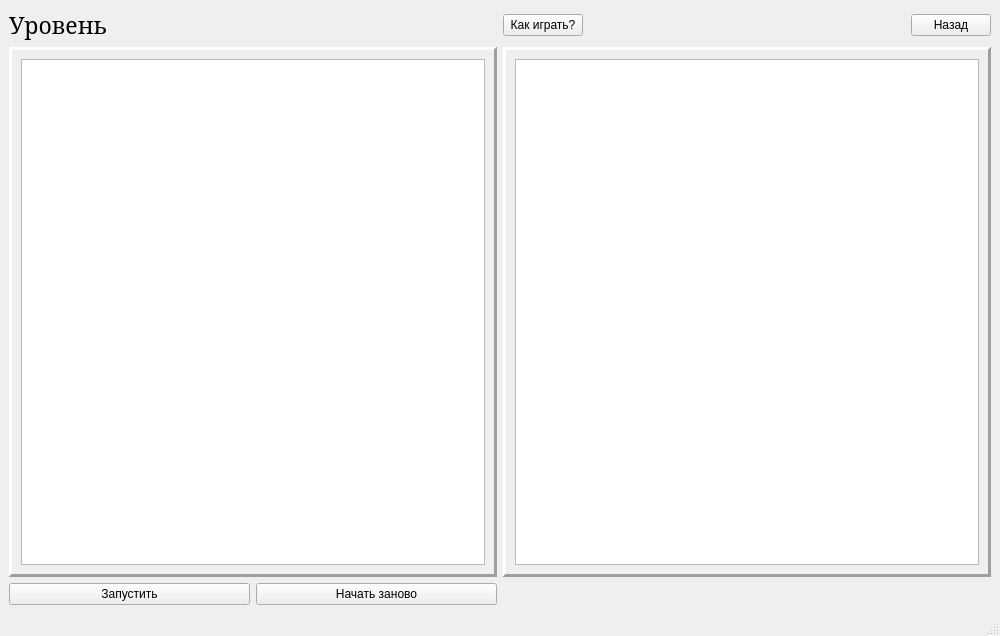
<?xml version="1.0" encoding="UTF-8"?>
<ui version="4.0">
 <class>gamewindow</class>
 <widget class="QMainWindow" name="gamewindow">
  <property name="geometry">
   <rect>
    <x>0</x>
    <y>0</y>
    <width>1000</width>
    <height>636</height>
   </rect>
  </property>
  <property name="minimumSize">
   <size>
    <width>800</width>
    <height>600</height>
   </size>
  </property>
  <property name="windowTitle">
   <string>MainWindow</string>
  </property>
  <widget class="QWidget" name="centralwidget">
   <property name="layoutDirection">
    <enum>Qt::LeftToRight</enum>
   </property>
   <layout class="QGridLayout" name="gridLayout_3">
    <item row="1" column="0">
     <widget class="QFrame" name="frame">
      <property name="minimumSize">
       <size>
        <width>450</width>
        <height>450</height>
       </size>
      </property>
      <property name="frameShape">
       <enum>QFrame::Panel</enum>
      </property>
      <property name="frameShadow">
       <enum>QFrame::Raised</enum>
      </property>
      <property name="lineWidth">
       <number>3</number>
      </property>
      <layout class="QGridLayout" name="gridLayout">
       <item row="1" column="0">
        <widget class="QGraphicsView" name="graphicsView">
         <property name="minimumSize">
          <size>
           <width>430</width>
           <height>430</height>
          </size>
         </property>
         <property name="focusPolicy">
          <enum>Qt::NoFocus</enum>
         </property>
         <property name="backgroundBrush">
          <brush brushstyle="SolidPattern">
           <color alpha="255">
            <red>0</red>
            <green>0</green>
            <blue>0</blue>
           </color>
          </brush>
         </property>
        </widget>
       </item>
      </layout>
     </widget>
    </item>
    <item row="2" column="0">
     <layout class="QHBoxLayout" name="horizontalLayout">
      <item>
       <widget class="QPushButton" name="Play">
        <property name="focusPolicy">
         <enum>Qt::NoFocus</enum>
        </property>
        <property name="text">
         <string>Запустить</string>
        </property>
       </widget>
      </item>
      <item>
       <widget class="QPushButton" name="Restart">
        <property name="focusPolicy">
         <enum>Qt::NoFocus</enum>
        </property>
        <property name="text">
         <string>Начать заново</string>
        </property>
       </widget>
      </item>
     </layout>
    </item>
    <item row="1" column="1">
     <widget class="QFrame" name="frame_2">
      <property name="minimumSize">
       <size>
        <width>284</width>
        <height>450</height>
       </size>
      </property>
      <property name="frameShape">
       <enum>QFrame::Panel</enum>
      </property>
      <property name="frameShadow">
       <enum>QFrame::Raised</enum>
      </property>
      <property name="lineWidth">
       <number>3</number>
      </property>
      <layout class="QGridLayout" name="gridLayout_2">
       <item row="0" column="0">
        <widget class="QGraphicsView" name="commands">
         <property name="focusPolicy">
          <enum>Qt::NoFocus</enum>
         </property>
         <property name="verticalScrollBarPolicy">
          <enum>Qt::ScrollBarAlwaysOff</enum>
         </property>
         <property name="horizontalScrollBarPolicy">
          <enum>Qt::ScrollBarAlwaysOff</enum>
         </property>
         <property name="renderHints">
          <set>QPainter::Antialiasing</set>
         </property>
        </widget>
       </item>
      </layout>
     </widget>
    </item>
    <item row="0" column="0">
     <widget class="QLabel" name="LevelName">
      <property name="font">
       <font>
        <family>Cambria</family>
        <pointsize>17</pointsize>
       </font>
      </property>
      <property name="text">
       <string>Уровень</string>
      </property>
     </widget>
    </item>
    <item row="0" column="1">
     <layout class="QHBoxLayout" name="horizontalLayout_3">
      <item>
       <widget class="QPushButton" name="question">
        <property name="sizePolicy">
         <sizepolicy hsizetype="Maximum" vsizetype="Fixed">
          <horstretch>0</horstretch>
          <verstretch>0</verstretch>
         </sizepolicy>
        </property>
        <property name="focusPolicy">
         <enum>Qt::NoFocus</enum>
        </property>
        <property name="text">
         <string>Как играть?</string>
        </property>
       </widget>
      </item>
      <item>
       <spacer name="horizontalSpacer">
        <property name="orientation">
         <enum>Qt::Horizontal</enum>
        </property>
        <property name="sizeHint" stdset="0">
         <size>
          <width>40</width>
          <height>20</height>
         </size>
        </property>
       </spacer>
      </item>
      <item>
       <widget class="QPushButton" name="Back">
        <property name="sizePolicy">
         <sizepolicy hsizetype="Maximum" vsizetype="Fixed">
          <horstretch>0</horstretch>
          <verstretch>0</verstretch>
         </sizepolicy>
        </property>
        <property name="focusPolicy">
         <enum>Qt::NoFocus</enum>
        </property>
        <property name="layoutDirection">
         <enum>Qt::RightToLeft</enum>
        </property>
        <property name="text">
         <string>Назад</string>
        </property>
       </widget>
      </item>
     </layout>
    </item>
   </layout>
  </widget>
  <widget class="QMenuBar" name="menubar">
   <property name="geometry">
    <rect>
     <x>0</x>
     <y>0</y>
     <width>1000</width>
     <height>26</height>
    </rect>
   </property>
  </widget>
  <widget class="QStatusBar" name="statusbar"/>
 </widget>
 <resources/>
 <connections/>
</ui>
